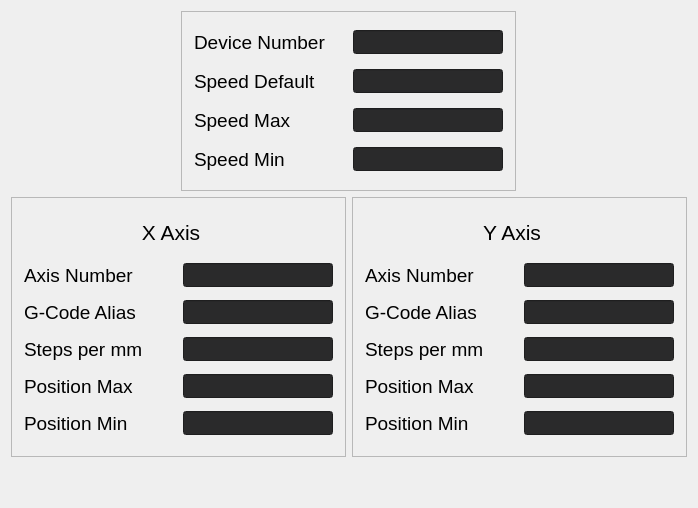
             <widget class="QWidget" name="galbo_settings_tab">
              <attribute name="title">
               <string>Galvanometer </string>
              </attribute>
              <layout class="QVBoxLayout" name="verticalLayout_49">
               <item alignment="Qt::AlignHCenter">
                <widget class="QFrame" name="galvo_settings_frame">
                 <property name="minimumSize">
                  <size>
                   <width>335</width>
                   <height>180</height>
                  </size>
                 </property>
                 <property name="maximumSize">
                  <size>
                   <width>335</width>
                   <height>180</height>
                  </size>
                 </property>
                 <property name="frameShape">
                  <enum>QFrame::StyledPanel</enum>
                 </property>
                 <property name="frameShadow">
                  <enum>QFrame::Raised</enum>
                 </property>
                 <layout class="QVBoxLayout" name="verticalLayout_43">
                  <item>
                   <layout class="QHBoxLayout" name="galvo_devicenum_layout">
                    <item>
                     <widget class="QLabel" name="galvo_devicenum_title">
                      <property name="minimumSize">
                       <size>
                        <width>150</width>
                        <height>24</height>
                       </size>
                      </property>
                      <property name="maximumSize">
                       <size>
                        <width>150</width>
                        <height>24</height>
                       </size>
                      </property>
                      <property name="font">
                       <font>
                        <pointsize>14</pointsize>
                       </font>
                      </property>
                      <property name="styleSheet">
                       <string notr="true">background:none</string>
                      </property>
                      <property name="text">
                       <string>Device Number</string>
                      </property>
                     </widget>
                    </item>
                    <item>
                     <widget class="QLineEdit" name="galvo_devicenum_field">
                      <property name="minimumSize">
                       <size>
                        <width>150</width>
                        <height>24</height>
                       </size>
                      </property>
                      <property name="maximumSize">
                       <size>
                        <width>150</width>
                        <height>24</height>
                       </size>
                      </property>
                      <property name="styleSheet">
                       <string notr="true">background:rgb(42, 42, 43);</string>
                      </property>
                     </widget>
                    </item>
                   </layout>
                  </item>
                  <item>
                   <layout class="QHBoxLayout" name="galvo_speeddef_layout">
                    <item>
                     <widget class="QLabel" name="galvo_speeddef_title">
                      <property name="minimumSize">
                       <size>
                        <width>150</width>
                        <height>24</height>
                       </size>
                      </property>
                      <property name="maximumSize">
                       <size>
                        <width>150</width>
                        <height>24</height>
                       </size>
                      </property>
                      <property name="font">
                       <font>
                        <pointsize>14</pointsize>
                       </font>
                      </property>
                      <property name="styleSheet">
                       <string notr="true">background:none</string>
                      </property>
                      <property name="text">
                       <string>Speed Default</string>
                      </property>
                     </widget>
                    </item>
                    <item>
                     <widget class="QLineEdit" name="galvo_speeddef_field">
                      <property name="minimumSize">
                       <size>
                        <width>150</width>
                        <height>24</height>
                       </size>
                      </property>
                      <property name="maximumSize">
                       <size>
                        <width>150</width>
                        <height>24</height>
                       </size>
                      </property>
                      <property name="styleSheet">
                       <string notr="true">background:rgb(42, 42, 43);</string>
                      </property>
                     </widget>
                    </item>
                   </layout>
                  </item>
                  <item>
                   <layout class="QHBoxLayout" name="galvo_speedmax_layout">
                    <item>
                     <widget class="QLabel" name="galvo_speedmax_title">
                      <property name="minimumSize">
                       <size>
                        <width>150</width>
                        <height>24</height>
                       </size>
                      </property>
                      <property name="maximumSize">
                       <size>
                        <width>150</width>
                        <height>24</height>
                       </size>
                      </property>
                      <property name="font">
                       <font>
                        <pointsize>14</pointsize>
                       </font>
                      </property>
                      <property name="styleSheet">
                       <string notr="true">background:none</string>
                      </property>
                      <property name="text">
                       <string>Speed Max</string>
                      </property>
                     </widget>
                    </item>
                    <item>
                     <widget class="QLineEdit" name="galvo_speedmax_field">
                      <property name="minimumSize">
                       <size>
                        <width>150</width>
                        <height>24</height>
                       </size>
                      </property>
                      <property name="maximumSize">
                       <size>
                        <width>150</width>
                        <height>24</height>
                       </size>
                      </property>
                      <property name="styleSheet">
                       <string notr="true">background:rgb(42, 42, 43);</string>
                      </property>
                     </widget>
                    </item>
                   </layout>
                  </item>
                  <item>
                   <layout class="QHBoxLayout" name="galvo_speedmin_layout">
                    <item>
                     <widget class="QLabel" name="galvo_speedmin_title">
                      <property name="minimumSize">
                       <size>
                        <width>150</width>
                        <height>24</height>
                       </size>
                      </property>
                      <property name="maximumSize">
                       <size>
                        <width>150</width>
                        <height>24</height>
                       </size>
                      </property>
                      <property name="font">
                       <font>
                        <pointsize>14</pointsize>
                       </font>
                      </property>
                      <property name="styleSheet">
                       <string notr="true">background:none</string>
                      </property>
                      <property name="text">
                       <string>Speed Min</string>
                      </property>
                     </widget>
                    </item>
                    <item>
                     <widget class="QLineEdit" name="galvo_speedmin_field">
                      <property name="minimumSize">
                       <size>
                        <width>150</width>
                        <height>24</height>
                       </size>
                      </property>
                      <property name="maximumSize">
                       <size>
                        <width>150</width>
                        <height>24</height>
                       </size>
                      </property>
                      <property name="styleSheet">
                       <string notr="true">background:rgb(42, 42, 43);</string>
                      </property>
                     </widget>
                    </item>
                   </layout>
                  </item>
                 </layout>
                </widget>
               </item>
               <item>
                <layout class="QHBoxLayout" name="galvo_axis_layout">
                 <item>
                  <widget class="QFrame" name="galvo_x_axis_frame">
                   <property name="minimumSize">
                    <size>
                     <width>335</width>
                     <height>260</height>
                    </size>
                   </property>
                   <property name="maximumSize">
                    <size>
                     <width>335</width>
                     <height>260</height>
                    </size>
                   </property>
                   <property name="frameShape">
                    <enum>QFrame::StyledPanel</enum>
                   </property>
                   <property name="frameShadow">
                    <enum>QFrame::Raised</enum>
                   </property>
                   <layout class="QVBoxLayout" name="verticalLayout_44">
                    <item>
                     <widget class="QLabel" name="x_axis_title">
                      <property name="minimumSize">
                       <size>
                        <width>300</width>
                        <height>36</height>
                       </size>
                      </property>
                      <property name="maximumSize">
                       <size>
                        <width>300</width>
                        <height>36</height>
                       </size>
                      </property>
                      <property name="font">
                       <font>
                        <pointsize>16</pointsize>
                       </font>
                      </property>
                      <property name="styleSheet">
                       <string notr="true"/>
                      </property>
                      <property name="text">
                       <string>X Axis</string>
                      </property>
                      <property name="alignment">
                       <set>Qt::AlignCenter</set>
                      </property>
                     </widget>
                    </item>
                    <item>
                     <layout class="QHBoxLayout" name="galvo_x_axisnum_layout">
                      <item>
                       <widget class="QLabel" name="galvo_x_axisnum_title">
                        <property name="minimumSize">
                         <size>
                          <width>150</width>
                          <height>24</height>
                         </size>
                        </property>
                        <property name="maximumSize">
                         <size>
                          <width>150</width>
                          <height>24</height>
                         </size>
                        </property>
                        <property name="font">
                         <font>
                          <pointsize>14</pointsize>
                         </font>
                        </property>
                        <property name="styleSheet">
                         <string notr="true">background:none</string>
                        </property>
                        <property name="text">
                         <string>Axis Number</string>
                        </property>
                       </widget>
                      </item>
                      <item>
                       <widget class="QLineEdit" name="galvo_x_axisnum_field">
                        <property name="minimumSize">
                         <size>
                          <width>150</width>
                          <height>24</height>
                         </size>
                        </property>
                        <property name="maximumSize">
                         <size>
                          <width>150</width>
                          <height>24</height>
                         </size>
                        </property>
                        <property name="styleSheet">
                         <string notr="true">background:rgb(42, 42, 43);</string>
                        </property>
                       </widget>
                      </item>
                     </layout>
                    </item>
                    <item>
                     <layout class="QHBoxLayout" name="galvo_x_axisalias_layout">
                      <item>
                       <widget class="QLabel" name="galvo_x_axisalias_title">
                        <property name="minimumSize">
                         <size>
                          <width>150</width>
                          <height>24</height>
                         </size>
                        </property>
                        <property name="maximumSize">
                         <size>
                          <width>150</width>
                          <height>24</height>
                         </size>
                        </property>
                        <property name="font">
                         <font>
                          <pointsize>14</pointsize>
                         </font>
                        </property>
                        <property name="styleSheet">
                         <string notr="true">background:none</string>
                        </property>
                        <property name="text">
                         <string>G-Code Alias</string>
                        </property>
                       </widget>
                      </item>
                      <item>
                       <widget class="QLineEdit" name="galvo_x_axisalias_field">
                        <property name="minimumSize">
                         <size>
                          <width>150</width>
                          <height>24</height>
                         </size>
                        </property>
                        <property name="maximumSize">
                         <size>
                          <width>150</width>
                          <height>24</height>
                         </size>
                        </property>
                        <property name="styleSheet">
                         <string notr="true">background:rgb(42, 42, 43);</string>
                        </property>
                       </widget>
                      </item>
                     </layout>
                    </item>
                    <item>
                     <layout class="QHBoxLayout" name="galvo_x_steps_layout">
                      <item>
                       <widget class="QLabel" name="galvo_x_steps_title">
                        <property name="minimumSize">
                         <size>
                          <width>150</width>
                          <height>24</height>
                         </size>
                        </property>
                        <property name="maximumSize">
                         <size>
                          <width>150</width>
                          <height>24</height>
                         </size>
                        </property>
                        <property name="font">
                         <font>
                          <pointsize>14</pointsize>
                         </font>
                        </property>
                        <property name="styleSheet">
                         <string notr="true">background:none</string>
                        </property>
                        <property name="text">
                         <string>Steps per mm</string>
                        </property>
                       </widget>
                      </item>
                      <item>
                       <widget class="QLineEdit" name="galvo_x_steps_field">
                        <property name="minimumSize">
                         <size>
                          <width>150</width>
                          <height>24</height>
                         </size>
                        </property>
                        <property name="maximumSize">
                         <size>
                          <width>150</width>
                          <height>24</height>
                         </size>
                        </property>
                        <property name="styleSheet">
                         <string notr="true">background:rgb(42, 42, 43);</string>
                        </property>
                       </widget>
                      </item>
                     </layout>
                    </item>
                    <item>
                     <layout class="QHBoxLayout" name="galvo_x_positionmax_layout">
                      <item>
                       <widget class="QLabel" name="galvo_x_positionmax_title">
                        <property name="minimumSize">
                         <size>
                          <width>150</width>
                          <height>24</height>
                         </size>
                        </property>
                        <property name="maximumSize">
                         <size>
                          <width>150</width>
                          <height>24</height>
                         </size>
                        </property>
                        <property name="font">
                         <font>
                          <pointsize>14</pointsize>
                         </font>
                        </property>
                        <property name="styleSheet">
                         <string notr="true">background:none</string>
                        </property>
                        <property name="text">
                         <string>Position Max</string>
                        </property>
                       </widget>
                      </item>
                      <item>
                       <widget class="QLineEdit" name="galvo_x_positionmax_field">
                        <property name="minimumSize">
                         <size>
                          <width>150</width>
                          <height>24</height>
                         </size>
                        </property>
                        <property name="maximumSize">
                         <size>
                          <width>150</width>
                          <height>24</height>
                         </size>
                        </property>
                        <property name="styleSheet">
                         <string notr="true">background:rgb(42, 42, 43);</string>
                        </property>
                       </widget>
                      </item>
                     </layout>
                    </item>
                    <item>
                     <layout class="QHBoxLayout" name="galvo_x_positionmin_layout">
                      <item>
                       <widget class="QLabel" name="galvo_x_positionmin_title">
                        <property name="minimumSize">
                         <size>
                          <width>150</width>
                          <height>24</height>
                         </size>
                        </property>
                        <property name="maximumSize">
                         <size>
                          <width>150</width>
                          <height>24</height>
                         </size>
                        </property>
                        <property name="font">
                         <font>
                          <pointsize>14</pointsize>
                         </font>
                        </property>
                        <property name="styleSheet">
                         <string notr="true">background:none</string>
                        </property>
                        <property name="text">
                         <string>Position Min</string>
                        </property>
                       </widget>
                      </item>
                      <item>
                       <widget class="QLineEdit" name="galvo_x_positionmin_field">
                        <property name="minimumSize">
                         <size>
                          <width>150</width>
                          <height>24</height>
                         </size>
                        </property>
                        <property name="maximumSize">
                         <size>
                          <width>150</width>
                          <height>24</height>
                         </size>
                        </property>
                        <property name="styleSheet">
                         <string notr="true">background:rgb(42, 42, 43);</string>
                        </property>
                       </widget>
                      </item>
                     </layout>
                    </item>
                   </layout>
                  </widget>
                 </item>
                 <item>
                  <widget class="QFrame" name="galvo_y_axis_frame">
                   <property name="minimumSize">
                    <size>
                     <width>335</width>
                     <height>260</height>
                    </size>
                   </property>
                   <property name="maximumSize">
                    <size>
                     <width>335</width>
                     <height>260</height>
                    </size>
                   </property>
                   <property name="frameShape">
                    <enum>QFrame::StyledPanel</enum>
                   </property>
                   <property name="frameShadow">
                    <enum>QFrame::Raised</enum>
                   </property>
                   <layout class="QVBoxLayout" name="verticalLayout_46">
                    <item>
                     <widget class="QLabel" name="y_axistitle">
                      <property name="minimumSize">
                       <size>
                        <width>300</width>
                        <height>36</height>
                       </size>
                      </property>
                      <property name="maximumSize">
                       <size>
                        <width>300</width>
                        <height>36</height>
                       </size>
                      </property>
                      <property name="font">
                       <font>
                        <pointsize>16</pointsize>
                       </font>
                      </property>
                      <property name="styleSheet">
                       <string notr="true"/>
                      </property>
                      <property name="text">
                       <string>Y Axis</string>
                      </property>
                      <property name="alignment">
                       <set>Qt::AlignCenter</set>
                      </property>
                     </widget>
                    </item>
                    <item>
                     <layout class="QHBoxLayout" name="galvo_y_axisnum_layout">
                      <item>
                       <widget class="QLabel" name="galvo_y_axisnum_title">
                        <property name="minimumSize">
                         <size>
                          <width>150</width>
                          <height>24</height>
                         </size>
                        </property>
                        <property name="maximumSize">
                         <size>
                          <width>150</width>
                          <height>24</height>
                         </size>
                        </property>
                        <property name="font">
                         <font>
                          <pointsize>14</pointsize>
                         </font>
                        </property>
                        <property name="styleSheet">
                         <string notr="true">background:none</string>
                        </property>
                        <property name="text">
                         <string>Axis Number</string>
                        </property>
                       </widget>
                      </item>
                      <item>
                       <widget class="QLineEdit" name="galvo_y_axisnum_field">
                        <property name="minimumSize">
                         <size>
                          <width>150</width>
                          <height>24</height>
                         </size>
                        </property>
                        <property name="maximumSize">
                         <size>
                          <width>150</width>
                          <height>24</height>
                         </size>
                        </property>
                        <property name="styleSheet">
                         <string notr="true">background:rgb(42, 42, 43);</string>
                        </property>
                       </widget>
                      </item>
                     </layout>
                    </item>
                    <item>
                     <layout class="QHBoxLayout" name="galvo_y_axisalias_layou">
                      <item>
                       <widget class="QLabel" name="galvo_y_axisalias_title">
                        <property name="minimumSize">
                         <size>
                          <width>150</width>
                          <height>24</height>
                         </size>
                        </property>
                        <property name="maximumSize">
                         <size>
                          <width>150</width>
                          <height>24</height>
                         </size>
                        </property>
                        <property name="font">
                         <font>
                          <pointsize>14</pointsize>
                         </font>
                        </property>
                        <property name="styleSheet">
                         <string notr="true">background:none</string>
                        </property>
                        <property name="text">
                         <string>G-Code Alias</string>
                        </property>
                       </widget>
                      </item>
                      <item>
                       <widget class="QLineEdit" name="galvo_y_axisalias_field">
                        <property name="minimumSize">
                         <size>
                          <width>150</width>
                          <height>24</height>
                         </size>
                        </property>
                        <property name="maximumSize">
                         <size>
                          <width>150</width>
                          <height>24</height>
                         </size>
                        </property>
                        <property name="styleSheet">
                         <string notr="true">background:rgb(42, 42, 43);</string>
                        </property>
                       </widget>
                      </item>
                     </layout>
                    </item>
                    <item>
                     <layout class="QHBoxLayout" name="galvo_y_steps_layout">
                      <item>
                       <widget class="QLabel" name="galvo_y_steps_title">
                        <property name="minimumSize">
                         <size>
                          <width>150</width>
                          <height>24</height>
                         </size>
                        </property>
                        <property name="maximumSize">
                         <size>
                          <width>150</width>
                          <height>24</height>
                         </size>
                        </property>
                        <property name="font">
                         <font>
                          <pointsize>14</pointsize>
                         </font>
                        </property>
                        <property name="styleSheet">
                         <string notr="true">background:none</string>
                        </property>
                        <property name="text">
                         <string>Steps per mm</string>
                        </property>
                       </widget>
                      </item>
                      <item>
                       <widget class="QLineEdit" name="galvo_y_steps_field">
                        <property name="minimumSize">
                         <size>
                          <width>150</width>
                          <height>24</height>
                         </size>
                        </property>
                        <property name="maximumSize">
                         <size>
                          <width>150</width>
                          <height>24</height>
                         </size>
                        </property>
                        <property name="styleSheet">
                         <string notr="true">background:rgb(42, 42, 43);</string>
                        </property>
                       </widget>
                      </item>
                     </layout>
                    </item>
                    <item>
                     <layout class="QHBoxLayout" name="galvo_y_positionmax_layout">
                      <item>
                       <widget class="QLabel" name="galvo_y_positionmax_title">
                        <property name="minimumSize">
                         <size>
                          <width>150</width>
                          <height>24</height>
                         </size>
                        </property>
                        <property name="maximumSize">
                         <size>
                          <width>150</width>
                          <height>24</height>
                         </size>
                        </property>
                        <property name="font">
                         <font>
                          <pointsize>14</pointsize>
                         </font>
                        </property>
                        <property name="styleSheet">
                         <string notr="true">background:none</string>
                        </property>
                        <property name="text">
                         <string>Position Max</string>
                        </property>
                       </widget>
                      </item>
                      <item>
                       <widget class="QLineEdit" name="galvo_y_positionmax_field">
                        <property name="minimumSize">
                         <size>
                          <width>150</width>
                          <height>24</height>
                         </size>
                        </property>
                        <property name="maximumSize">
                         <size>
                          <width>150</width>
                          <height>24</height>
                         </size>
                        </property>
                        <property name="styleSheet">
                         <string notr="true">background:rgb(42, 42, 43);</string>
                        </property>
                       </widget>
                      </item>
                     </layout>
                    </item>
                    <item>
                     <layout class="QHBoxLayout" name="galvo_y_positionmin_layout">
                      <item>
                       <widget class="QLabel" name="galvo_y_positionmin_title">
                        <property name="minimumSize">
                         <size>
                          <width>150</width>
                          <height>24</height>
                         </size>
                        </property>
                        <property name="maximumSize">
                         <size>
                          <width>150</width>
                          <height>24</height>
                         </size>
                        </property>
                        <property name="font">
                         <font>
                          <pointsize>14</pointsize>
                         </font>
                        </property>
                        <property name="styleSheet">
                         <string notr="true">background:none</string>
                        </property>
                        <property name="text">
                         <string>Position Min</string>
                        </property>
                       </widget>
                      </item>
                      <item>
                       <widget class="QLineEdit" name="galvo_y_positionmin_field">
                        <property name="minimumSize">
                         <size>
                          <width>150</width>
                          <height>24</height>
                         </size>
                        </property>
                        <property name="maximumSize">
                         <size>
                          <width>150</width>
                          <height>24</height>
                         </size>
                        </property>
                        <property name="styleSheet">
                         <string notr="true">background:rgb(42, 42, 43);</string>
                        </property>
                       </widget>
                      </item>
                     </layout>
                    </item>
                   </layout>
                  </widget>
                 </item>
                </layout>
               </item>
               <item>
                <spacer name="verticalSpacer">
                 <property name="orientation">
                  <enum>Qt::Vertical</enum>
                 </property>
                 <property name="sizeHint" stdset="0">
                  <size>
                   <width>20</width>
                   <height>40</height>
                  </size>
                 </property>
                </spacer>
               </item>
              </layout>
             </widget>
